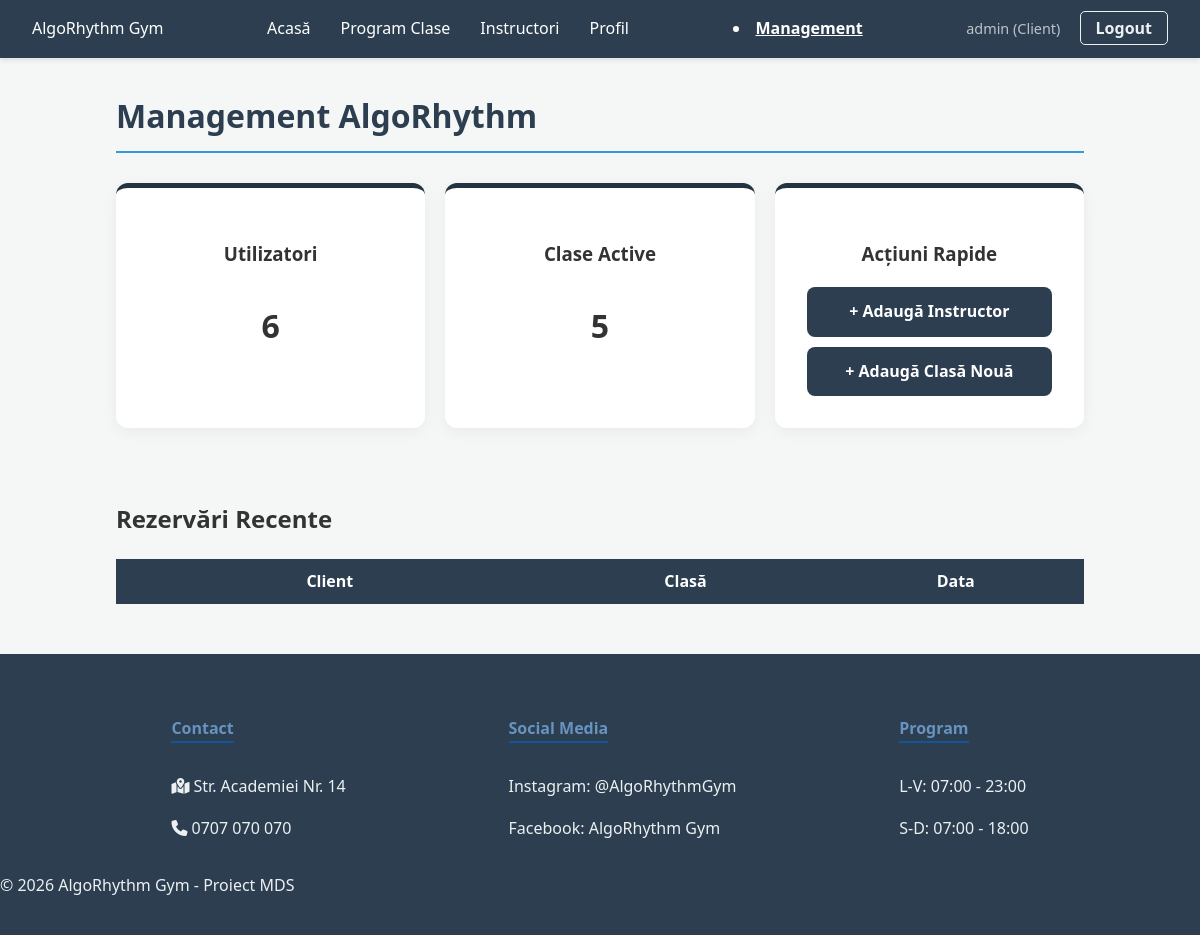
/management/ (signed in), run on an earlier commit of the app's database.
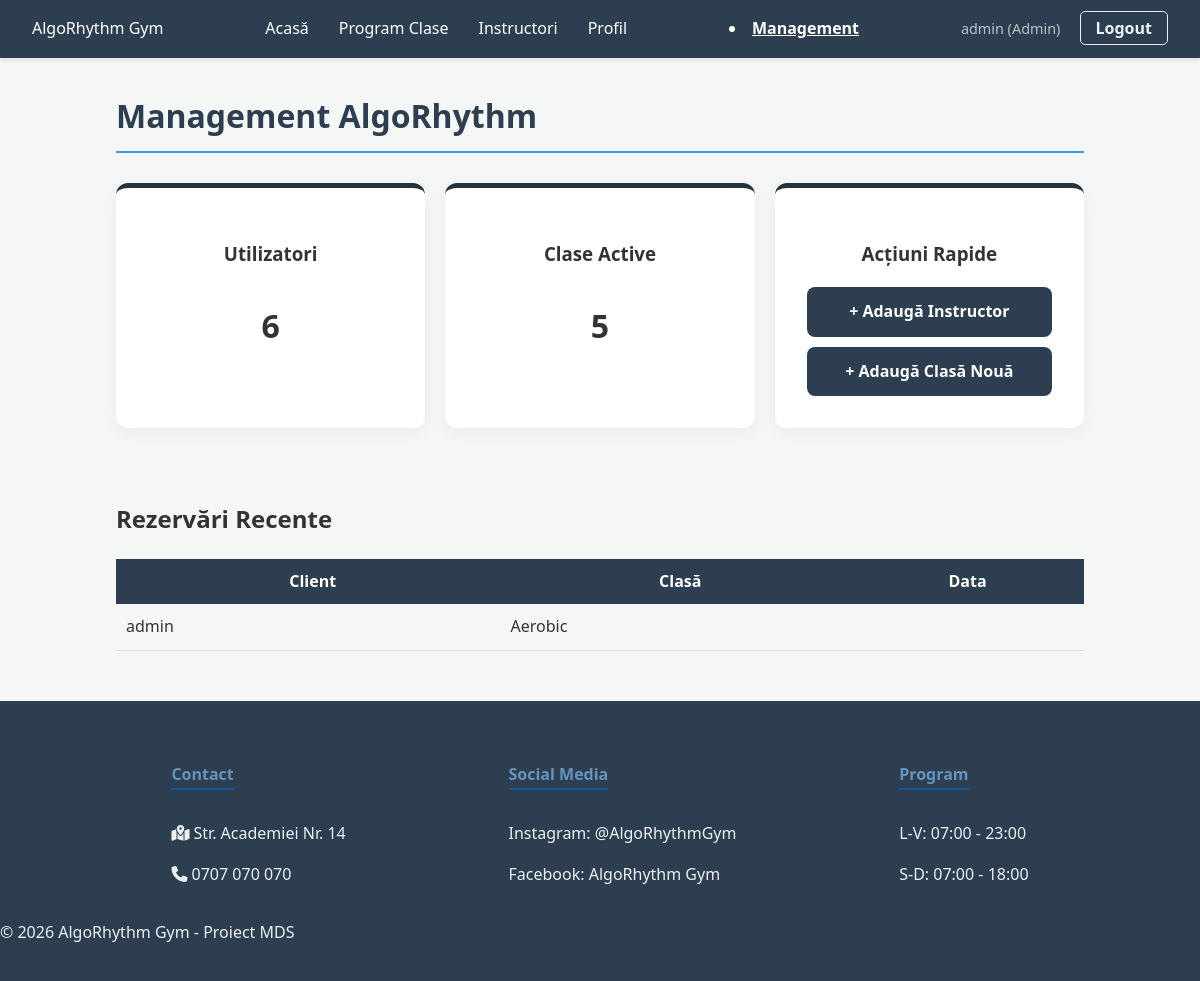
And on a later commit of the database.
### fitness_app/models.py (models this page shows, shortened)
class User(AbstractUser):
    IS_INSTRUCTOR = 'INS'
    IS_CLIENT = 'CLI'
    IS_ADMIN = 'ADM'
    ROLE_CHOICES = [
        (IS_INSTRUCTOR, 'Instructor'),
        (IS_CLIENT, 'Client'),
        (IS_ADMIN, 'Admin'),
    ]
    role = models.CharField(max_length=3, choices=ROLE_CHOICES, default=IS_CLIENT)
    gender = models.CharField(max_length=10, choices=[('M', 'Masculin'), ('F', 'Feminin')], blank=True)
    is_child = models.BooleanField(default=False)
    parent = models.ForeignKey('self', on_delete=models.CASCADE, null=True, blank=True, related_name='children')
    referred_by = models.ForeignKey('self', on_delete=models.SET_NULL, null=True, blank=True, related_name='referrals')
    referral_count = models.IntegerField(default=0)
    referral_discount_available = models.IntegerField(default=0)  # nr de reduceri neutilizate
    experience_years = models.IntegerField(null=True, blank=True)
    bio_short = models.TextField(null=True, blank=True)
    profile_picture = models.ImageField(upload_to='instructors/', null=True, blank=True)
    fitness_goal = models.TextField(blank=True)
    frequency_per_week = models.IntegerField(default=0)

class Booking(models.Model):
    user = models.ForeignKey(User, on_delete=models.CASCADE)
    fitness_class = models.ForeignKey(FitnessClass, on_delete=models.CASCADE)
    booking_time = models.DateTimeField(auto_now_add=True)
    is_early_bird = models.BooleanField(default=False)
    attended = models.BooleanField(default=False)
    check_in_time = models.DateTimeField(null=True, blank=True)
    class Meta:
        unique_together = ('user', 'fitness_class')

class FitnessClass(models.Model):
    CLASS_TYPES = [
        ('1TO1', 'Personal Training'),
        ('GRP', 'Grup'),
        ('IND', 'Individual (fără antrenor)'),
    ]
    type = models.CharField(max_length=4, choices=CLASS_TYPES, default='GRP')
    instructor = models.ForeignKey(User, on_delete=models.CASCADE, null=True, blank=True, limit_choices_to={'role': 'INS'})
    is_for_women_only = models.BooleanField(default=False)
    is_for_children = models.BooleanField(default=False)
    name = models.CharField(max_length=100)
    price = models.DecimalField(max_digits=6, decimal_places=2, default=0)
    early_bird_hours_before = models.PositiveIntegerField(default=24)
    early_bird_discount_percent = models.DecimalField(max_digits=5, decimal_places=2, default=10)
    duration_minutes = models.PositiveIntegerField(default=60)
    max_capacity = models.PositiveIntegerField()
    start_time = models.DateTimeField()

### fitness_app/views.py (the view)
# urls.py: path('management/', views.admin_dashboard_view, name='admin_dashboard'),
@staff_member_required
def admin_dashboard_view(request):
    total_users = User.objects.count()
    total_classes = FitnessClass.objects.count()
    recent_bookings = Booking.objects.all().order_by('-id')[:5]
    context = {
        'total_users': total_users,
        'total_classes': total_classes,
        'recent_bookings': recent_bookings,
    }
    return render(request, 'admin_dashboard.html', context)

### fitness_app/templates/admin_dashboard.html
{% extends 'base.html' %}
{% block content %}
<div class="container">
    <h1 style="color: #2c3e50; border-bottom: 2px solid #3498db; padding-bottom: 10px;">Management AlgoRhythm</h1>
    <div style="display: grid; grid-template-columns: repeat(3, 1fr); gap: 20px; margin-top: 30px;">
        <div class="welcome-card" style="text-align: center;">
            <h3>Utilizatori</h3>
            <p style="font-size: 2rem; font-weight: bold;">{{ total_users }}</p>
        </div>
        <div class="welcome-card" style="text-align: center;">
            <h3>Clase Active</h3>
            <p style="font-size: 2rem; font-weight: bold;">{{ total_classes }}</p>
        </div>
        <div class="welcome-card" style="text-align: center;">
            <h3>Acțiuni Rapide</h3>
            <a href="/admin/fitness_app/user/add/" class="btn-ocean" style="display: block;
                    margin-bottom: 10px; text-decoration: none;">+ Adaugă Instructor</a>
            <a href="/admin/fitness_app/fitnessclass/add/" class="btn-ocean" style="display: block;
                    text-decoration: none;">+ Adaugă Clasă Nouă</a>
        </div>
    </div>
    <h2 style="margin-top: 40px;">Rezervări Recente</h2>
    <table style="width: 100%; border-collapse: collapse; margin-top: 10px;">
        <tr style="background-color: #2c3e50; color: white;">
            <th style="padding: 10px;">Client</th>
            <th>Clasă</th>
            <th>Data</th>
        </tr>
        {% for booking in recent_bookings %}
        <tr style="border-bottom: 1px solid #ddd;">
            <td style="padding: 10px;">{{ booking.user.username }}</td>
            <td>{{ booking.fitness_class.name }}</td>
            <td>{{ booking.date }}</td>
        </tr>
        {% endfor %}
    </table>
</div>
{% endblock %}

### fitness_app/templates/base.html (shortened to what this page needs)
{% load static %}
<!DOCTYPE html>
<html lang="ro">
<head>
    <link rel="stylesheet" href="{% static 'fitness_app/css/style.css' %}">
     <link rel="stylesheet" href="https://cdnjs.cloudflare.com/ajax/libs/font-awesome/6.4.2/css/all.min.css">
</head>
<body>
    <nav class="navbar">
        <div class="nav-brand">AlgoRhythm Gym</div>
            <ul class="nav-links">
                <li><a href="{% url 'home' %}">Acasă</a></li>
                <li><a href="{% url 'fitness_classes_list' %}">Program Clase</a></li>
                <li><a href="{% url 'instructors' %}">Instructori</a></li>
                <li><a href="{% url 'profile' %}">Profil</a></li>
            </ul>
            {% if user.is_staff %}
                <li><a href="{% url 'admin_dashboard' %}" style="color: white; font-weight: bold; ">Management</a></li>
            {% endif %}
            <div class="nav-auth">
                <span class="user-tag">{{ user.username }} ({{ user.get_role_display }})</span>
                <a href="{% url 'logout' %}" class="btn-logout">Logout</a>
            </div>
    </nav>
    <div class="container">
        {% block content %}
        {% endblock %}
    </div>
    <footer class="main-footer">
        <div class="footer-container">
            <div class="footer-section">
                <h4>Contact</h4>
                <p><i class="fa-solid fa-map-location-dot"></i> Str. Academiei Nr. 14</p>
                <p><i class="fa-solid fa-phone"></i> 0707 070 070</p>
            </div>
            <div class="footer-section">
                <h4>Social Media</h4>
                <p>Instagram: @AlgoRhythmGym</p>
                <p>Facebook: AlgoRhythm Gym</p>
            </div>
            <div class="footer-section">
                <h4>Program</h4>
                <p>L-V: 07:00 - 23:00</p>
                <p>S-D: 07:00 - 18:00</p>
            </div>
        </div>
        <div class="footer-bottom">
            <p>&copy; 2026 AlgoRhythm Gym - Proiect MDS</p>
        </div>
    </footer>
</body>
</html>

What changed in the data, as far as the page shows it:
changed User "admin": role "Client" → "Admin"
added Booking: user.username "admin", fitness_class.name "Aerobic"
